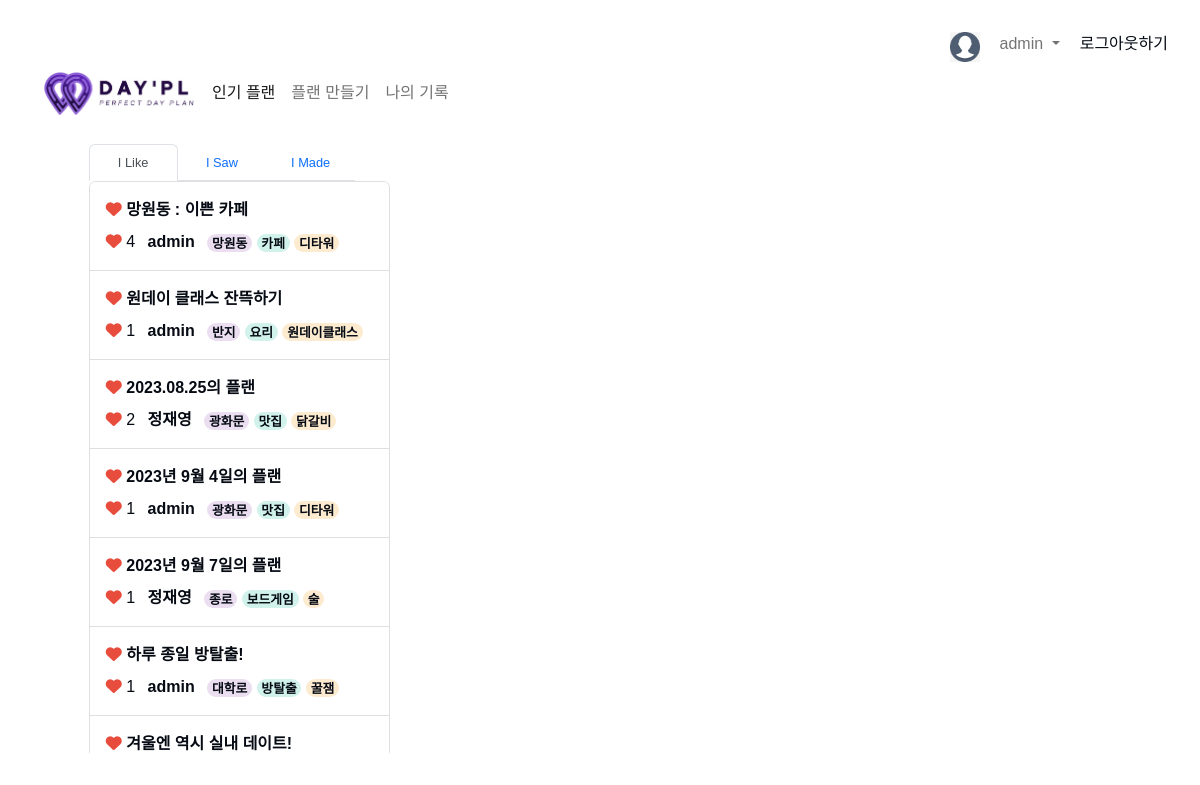
Screenshot of /saves/ (signed in) with the database file from the repository.
### common/models.py (models this page shows, shortened)
class Profile(models.Model):
    user       = models.OneToOneField(User, on_delete=models.CASCADE)
    uuid       = models.UUIDField(unique=True, default=uuid.uuid4)
    nickname   = models.CharField(max_length=64, blank=False)
    fullname   = models.CharField(max_length=64, blank=False)
    gender     = models.CharField(max_length=64, blank=False)
    birthdate  = models.DateField(max_length=64, blank=False)
    phone      = models.CharField(max_length=64, blank=False)
    rq_terms   = models.BooleanField(default=0)
    op_terms   = models.BooleanField(default=0)
    image      = models.ImageField(upload_to='photos/', null=True, default='static/img/profile_img.png')
    sign_date  = models.DateTimeField(auto_now_add=True)

### Day_Pl/models.py (models this page shows, shortened)
class Plan(models.Model):
    uuid         = models.UUIDField(max_length=128, default=uuid.uuid4)
    created_at   = models.DateTimeField(auto_now_add=True)
    modified_at  = models.DateTimeField(null=True)
    user         = models.ForeignKey(User, on_delete=models.SET_NULL, null=True)
    title        = models.CharField(max_length=64, default=f'{created_at}의 플랜')
    hashtag_area = models.CharField(max_length=32, blank=True)
    hashtag_type = models.CharField(max_length=32, blank=True)
    hashtag_pick = models.CharField(max_length=32, blank=True)
    like_users   = models.ManyToManyField(User, related_name='like_plans')
    view_users   = models.ManyToManyField(User, related_name='view_plans', through='UserPlanView')
    memo         = models.TextField(blank=True, null=True)
    public       = models.BooleanField(null=False, default=True)
    removed_at   = models.DateTimeField(blank=True, null=True)
    total_time   = models.CharField(max_length=64, blank=True, null=True)

### Day_Pl/views/saves.py (the view)
# urls.py: path("", browse.index, name = 'browse'), #! 메인 페이지
def index(request):
    if not request.user.is_authenticated:
        return redirect(reverse('common:login'))
    login_user = request.user
    like_plans = login_user.like_plans.all()
    view_plans = login_user.view_plans.all()
    my_plans   = Plan.objects.filter(user=login_user)
    like_plans_processed, view_plans_processed, my_plans_processed = [], [], []
    plans_places, check_planid = [], []
    for plan in like_plans:
        plan_dict = {
            'create_user': plan.user,
            'id'         : plan.id,
            'uuid'       : plan.uuid,
            'title'      : plan.title,
            'created_at' : plan.created_at,
            'modified_at'  : plan.modified_at,
            'hashtag_area' : plan.hashtag_area,
            'hashtag_type' : plan.hashtag_type,
            'hashtag_pick' : plan.hashtag_pick,
            'memo'       : plan.memo,
            'total_time' : plan.total_time,
            'public'     : plan.public,
            'like_count' : plan.like_users.count(),
        }
        plan_places = PlanPlace.objects.filter(plan = plan).order_by('order')
        if plan.id not in check_planid:
            plans_places.append(plan_places)
            check_planid.append(plan.id)
        like_plans_processed.append(plan_dict)
    for plan in view_plans:
        plan_dict = {
            'create_user': plan.user,
            'id'         : plan.id,
            'uuid'       : plan.uuid,
            'title'      : plan.title,
            'created_at' : plan.created_at,
            'modified_at'  : plan.modified_at,
            'hashtag_area' : plan.hashtag_area,
            'hashtag_type' : plan.hashtag_type,
            'hashtag_pick' : plan.hashtag_pick,
            'memo'       : plan.memo,
            'total_time' : plan.total_time,
            'public'     : plan.public,
            'like_count' : plan.like_users.count(),
        }
        plan_places = PlanPlace.objects.filter(plan = plan).order_by('order')
        if plan.id not in check_planid:
            plans_places.append(plan_places)
            check_planid.append(plan.id)
        if login_user.like_plans.filter(id=plan.id).exists():
            plan_dict['islike'] = True
        else:
            plan_dict['islike'] = False
        view_plans_processed.append(plan_dict)
    for plan in my_plans:
        plan_dict = {
            'create_user': plan.user,
            'id'         : plan.id,
            'uuid'       : plan.uuid,
            'title'      : plan.title,
            'created_at' : plan.created_at,
            'modified_at'  : plan.modified_at,
            'hashtag_area' : plan.hashtag_area,
            'hashtag_type' : plan.hashtag_type,
            'hashtag_pick' : plan.hashtag_pick,
            'memo'       : plan.memo,
            'total_time' : plan.total_time,
            'public'     : plan.public,
            'like_count' : plan.like_users.count(),
        }
        plan_places = PlanPlace.objects.filter(plan = plan).order_by('order')
        if plan.id not in check_planid:
            plans_places.append(plan_places)
            check_planid.append(plan.id)
        if login_user.like_plans.filter(id=plan.id).exists():
            plan_dict['islike'] = True
        else:
            plan_dict['islike'] = False
        my_plans_processed.append(plan_dict)
    context = {
        'plans_places'        : plans_places,
        'like_plans_processed': like_plans_processed,
        'view_plans_processed': view_plans_processed,
        'my_plans_processed'  : my_plans_processed,
    }
    return render(request, 'saves.html', context=context)

### templates/saves.html (shortened to what this page needs)
{% extends 'layout.html' %}
{% load static %}
{% block contents %}
    <main>
        <div class="d-flex justify-content-between" style="height:40rem;">
            <div style="width: 30rem;">
                {% include 'components/save_plan_container.html' %}
            </div>
            <div style="width: 25rem;">
            </div>
            <div style="width: 30rem;">
                {% include 'components/naver_map_container.html' %}
            </div>
        </div>
    </main>
{% endblock %}

### templates/components/after_login.html (shortened to what this page needs)
{% load static %}
<div class="d-flex justify-content-end">
	<img class="mt-3" height="30px" width="30px" src="{% static 'IMG/profile_img.png' %}" alt="유저 프로필 IMG">
	<nav class="navbar navbar-expand-lg bg-body-tertiary">
		<div class="container-fluid">
			<div class="collapse navbar-collapse" id="navbarSupportedContent">
				<ul class="navbar-nav me-auto mb-2 mb-lg-0">
					<li class="nav-item dropdown">
						<a class="nav-link dropdown-toggle" href="#" role="button" data-bs-toggle="dropdown" aria-expanded="false">
							{{ user.profile.nickname }}
						</a>
					</li>
				</ul>
			</div>
		</div>
	</nav>
	<a class="mt-3" href="{% url 'common:logout' %}">로그아웃하기</a>
</div>

### templates/components/save_plan_container.html (shortened to what this page needs)
<div style="width:90%; height:40rem;">
    <ul class="nav nav-tabs" id="myTab" role="tablist" style="width:100%;">
        <li class="nav-item" role="presentation" style="width: 33.333%;">
            <button class="nav-link active" id="like-tab1" data-bs-toggle="tab" data-bs-target="#like-tab2" type="button" role="tab" aria-controls="like-tab" aria-selected="true" style="width: 100%; font-size:0.8rem;">I Like</button>
        </li>
        <li class="nav-item" role="presentation" style="width: 33.333%;">
            <button class="nav-link" id="view-tab1" data-bs-toggle="tab" data-bs-target="#view-tab2" type="button" role="tab" aria-controls="view-tab" aria-selected="false" style="width: 100%; font-size:0.8rem;">I Saw</button>
        </li>
        <li class="nav-item" role="presentation" style="width: 33.333%;">
            <button class="nav-link" id="my-tab1" data-bs-toggle="tab" data-bs-target="#my-tab2" type="button" role="tab" aria-controls="my-tab" aria-selected="false" style="width: 100%; font-size:0.8rem;">I Made</button>
        </li>
    </ul>
    <div class="tab-content" id="myTabContent" style="width: 113%; overflow-y:scroll; height:40rem;">
        <div class="tab-pane fade show active list-group popular-plans__list" id="like-tab2" role="tabpanel" aria-labelledby="like-tab1" tabindex="0" style="width: 100%;">
            {% for plan in like_plans_processed %}
                {% if plan.public %}
                    <a class='popular-plan__box list-group-item list-group-item-action' id="{{ plan.id }}" data-id="{{ plan.uuid }}" name="{{ plan.title }}" style="width: 100%;">
                        <div class="popular-plan__detail" >
                            <div class="popular-plan__title" id="{{ plan.id }}"><i class="heart fa-solid fa-heart" data-planType="like" data-planId="{{ plan.id }}"></i> {{ plan.title }}</div>
                            <div class="popular-plan__more">
                                <span class="popular-plan__like">
                                    <i class="fa-solid fa-heart"></i>
                                    <span class="popular-plan__like-count">{{ plan.like_count }}</span>
                                </span>
                                <span class="popular-plan__nickname">{{ plan.create_user.profile.nickname }}</span>
                                <span class="popular-plan__hash area">{{ plan.hashtag_area }}</span>
                                <span class="popular-plan__hash type">{{ plan.hashtag_type }}</span>
                                <span class="popular-plan__hash pick">{{ plan.hashtag_pick }}</span>
                            </div>
                        </div>
                    </a>
                {% endif %}
            {% endfor %}
        </div>
    </div>
</div>

### static/CSS/style.css (style rules this page uses)
* { box-sizing: border-box; color: var(--color-text); }
html, body { width: 100%; height: 100%; }
body { font-family: 'Noto Sans KR', sans-serif; font-size: 16px; padding: 1rem 2rem 0rem 2rem; }
main { width: 90%; margin: auto; }
a { text-decoration: none; color: var(--color-text); transition: color 0.3s ease-in; }
button { background-color: transparent; outline: 0; border: 0; }
h1, h2, h3, p, ul { margin: 0; }
ul { list-style: none; padding: 0; }
.fa-heart { color: var(--color-red); }

### static/CSS/variables.css (style rules this page uses)
:root { --color-primary: var(--color-violet); --color-primary-variant: var(--color-lavender); --color-text: var(--color-black); --color-white: #ffffff; --color-black: #050a13; --color-violet: #8E44AD; --color-lavender: #EBDEF0; --color-red: #E74C3C; --color-yellow: #F4D03F; --color-light-yellow: #FDEBD0; --color-grey: #CED4D9; --color-light-grey: #f5f5f5; --color-mint: #D1F2EB; }

### static/CSS/popular.css (style rules this page uses)
.popular-plans__list { height: 90%; overflow-y: scroll; }
.popular-plan__box { padding: 1rem; }
.popular-plan__title { margin-bottom: 0.5rem; }
.popular-plan__nickname { font-weight: bold; margin: 0 0.5rem; }
.popular-plan__hash { font-size: 0.8rem; font-weight: bold; padding: 0.1rem 0.3rem; border-radius: 20px; }
.popular-plan__hash.area { background-color: var(--color-primary-variant); }
.popular-plan__hash.type { background-color: var(--color-mint); }
.popular-plan__hash.pick { background-color: var(--color-light-yellow); }
.popular-plan__title { font-weight: bold; }

### static/CSS/saves.css (style rules this page uses)
.tab-content { width: 100%; overflow-y: scroll; }

### rows the page displays
Plan: title "망원동 : 이쁜 카페", hashtag_area "망원동", hashtag_type "카페", hashtag_pick "디타워"
Plan: title "원데이 클래스 잔뜩하기", hashtag_area "반지", hashtag_type "요리", hashtag_pick "원데이클래스"
Plan: title "2023.08.25의 플랜", hashtag_area "광화문", hashtag_type "맛집", hashtag_pick "닭갈비"
Plan: title "2023년 9월 4일의 플랜", hashtag_area "광화문", hashtag_type "맛집", hashtag_pick "디타워"
Plan: title "2023년 9월 7일의 플랜", hashtag_area "종로", hashtag_type "보드게임"
Plan: title "하루 종일 방탈출!", hashtag_area "대학로", hashtag_type "방탈출", hashtag_pick "꿀잼"
Plan: title "겨울엔 역시 실내 데이트!"

### other values shown
{{ user.profile.nickname }} "admin"
{{ plan.like_count }} "4" "1" "2" "1" "1" "1"
{{ plan.create_user.profile.nickname }} "admin" "admin" "정재영" "admin" "정재영" "admin"
{{ plan.hashtag_pick }} "술"
